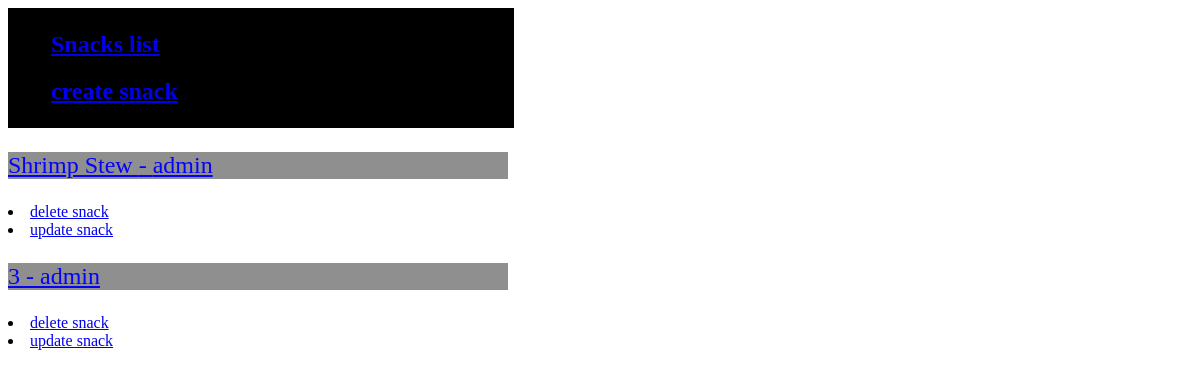
Before: / with the older database file.
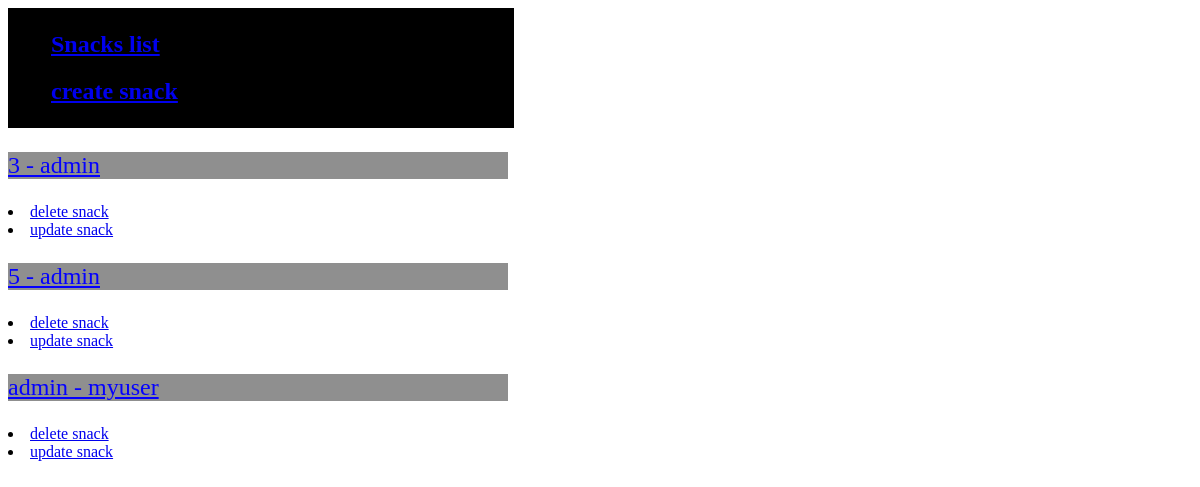
After: the same page with the newer database file.
### snacks/models.py (models this page shows, shortened)
class Snack(models.Model):
    name = models.CharField(max_length=64)
    purchaser = models.ForeignKey(get_user_model(), on_delete=models.CASCADE)
    description = models.TextField()
    def get_absolute_url(self):
        return reverse('snack_detail', kwargs={"pk":self.pk})

### snacks/views.py (the view)
# urls.py: path('', SnackListView.as_view(), name = "snack_list"),
class SnackListView(ListView):
    template_name = "snack_list.html"
    model = Snack

### templates/snack_list.html (shortened to what this page needs)
{% extends "base.html" %}
{% block hero %}
{% for snack in snack_list %}
<p style="font-size: 24px; font-style:initial; background-color: rgb(143, 143, 143);width: 500px;"><a href="{% url 'snack_detail' pk=snack.pk %}" style="color:rgb(4, 0, 255) ;">{{snack.name}} - {{snack.purchaser}}</a></p>
<p>
    <li><a href=delete{{snack.get_absolute_url}}>delete snack</a></li>
    <li><a href=update{{snack.get_absolute_url}}>update snack</a></li>
</p>
{% endfor %}
{% endblock %}

### templates/base.html (shortened to what this page needs)
<!DOCTYPE html>
<html lang="en">
<head>
</head>
<body>
    <nav style="border: solid; width: 500px; background-color: black;">
        <ul>
            <h1><li><a href="{% url 'snack_list' %}">Snacks list</a></li></h1>
            <h1><li><a href="{% url 'create_snack' %}">create snack</a></li></h1>
        </ul>
    </nav>
    {% block hero %}
    {% endblock %}
</body>
</html>

Changed rows visible on the page:
removed Snack: name "Shrimp Stew", purchaser "admin"
added Snack: name "5", purchaser "admin"
added Snack: name "admin", purchaser "myuser"
